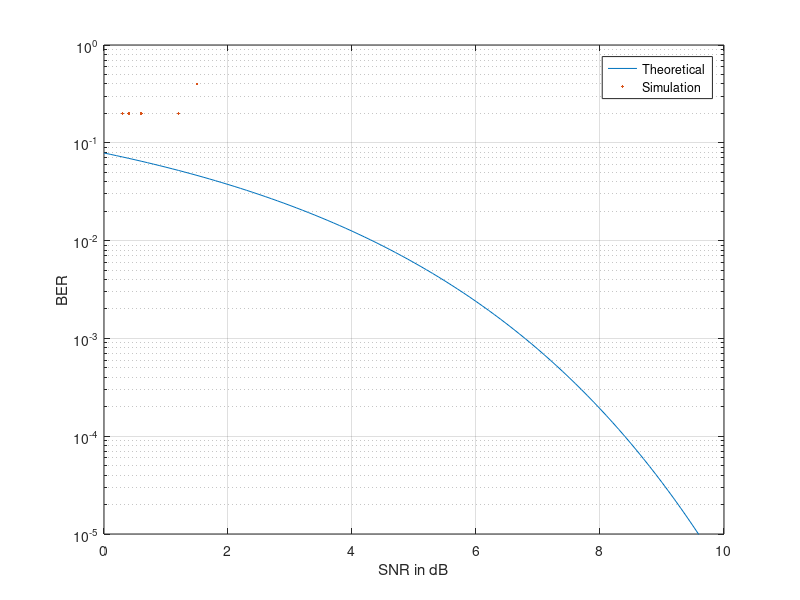

Recreate this plot in MATLAB.
clear all
snrdB_min = 0; snrdB_max = 10;  % SNR (in dB)limits
snrdB = snrdB_min:0.1:snrdB_max;
Nsymbols = input('Enter number of symbols > ');
snr = 10.^(snrdB/10);           % convert from dB
h=waitbar(0,'SNR Iteration');
len_snr = length(snrdB);
for j=1:len_snr                 % increment SNR
    waitbar(j/len_snr)
    sigma = sqrt(1/(2*snr(j))); % noise standard deviation
    error_count = 0;
    for k=1:Nsymbols            % simulation loop begins
        d = round(rand(1));     % data
        x_d = 2*d -1;           % transmitter output
        n_d = sigma*randn(1);   % noise
        y_d = x_d + n_d;
        if y_d > 0              % test condition
            d_est = 1;          % conditional data estimate
        else
            d_est = 0;          % conditional data estimate
        end
        if (ne(d_est,d))        % error counter
        error_count = error_count + 1;
        end
    end
    errors(j) = error_count;    % store error count for plot
end
close(h)
ber_sim = errors/Nsymbols;
ber_theor = qfunc(sqrt(2*snr));
semilogy(snrdB,ber_theor,snrdB,ber_sim,'.');
axis([snrdB_min snrdB_max 0.00001 1]);
xlabel('SNR in dB');
ylabel('BER');
grid on;
legend('Theoretical','Simulation');
% End of script file.